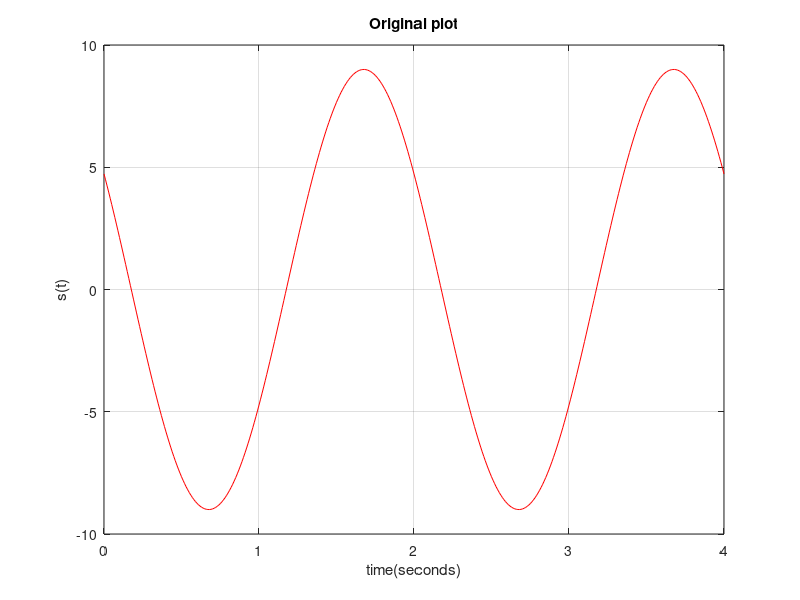
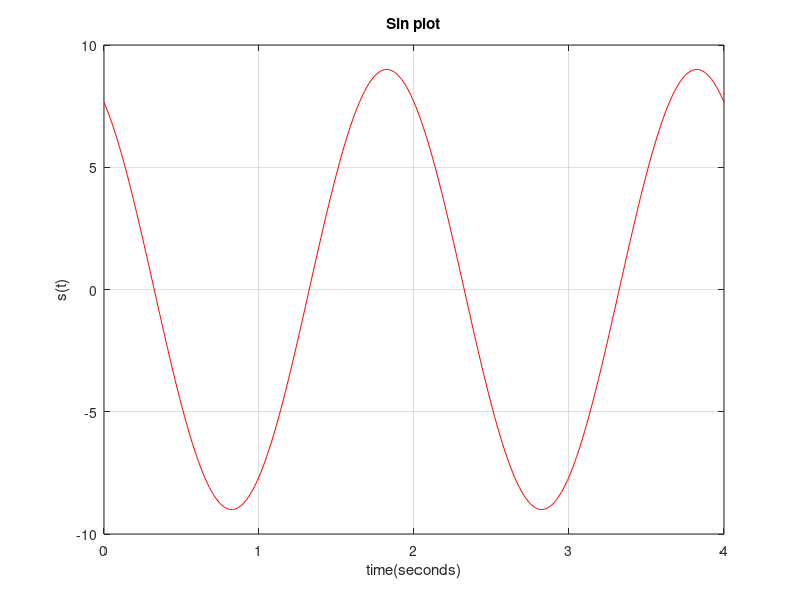

The MATLAB source for these figures, in order:
clc
clear all
close all
% from the given figure
% part_A
A=9;
T=2;
f=1/T;
w=2*pi*f;
phase_shift=45;
t=0:0.01:4;
s=A*cos(w.*t+phase_shift);
plot(t,s,'r')
xlabel('time(seconds)')
ylabel('s(t)')
title('Original plot')
grid on
% part_b
part_b=9*sin(-w.*t+phase_shift);
figure
plot(t,part_b,'r')
xlabel('time(seconds)')
ylabel('s(t)')
title('Sin plot')
grid on
